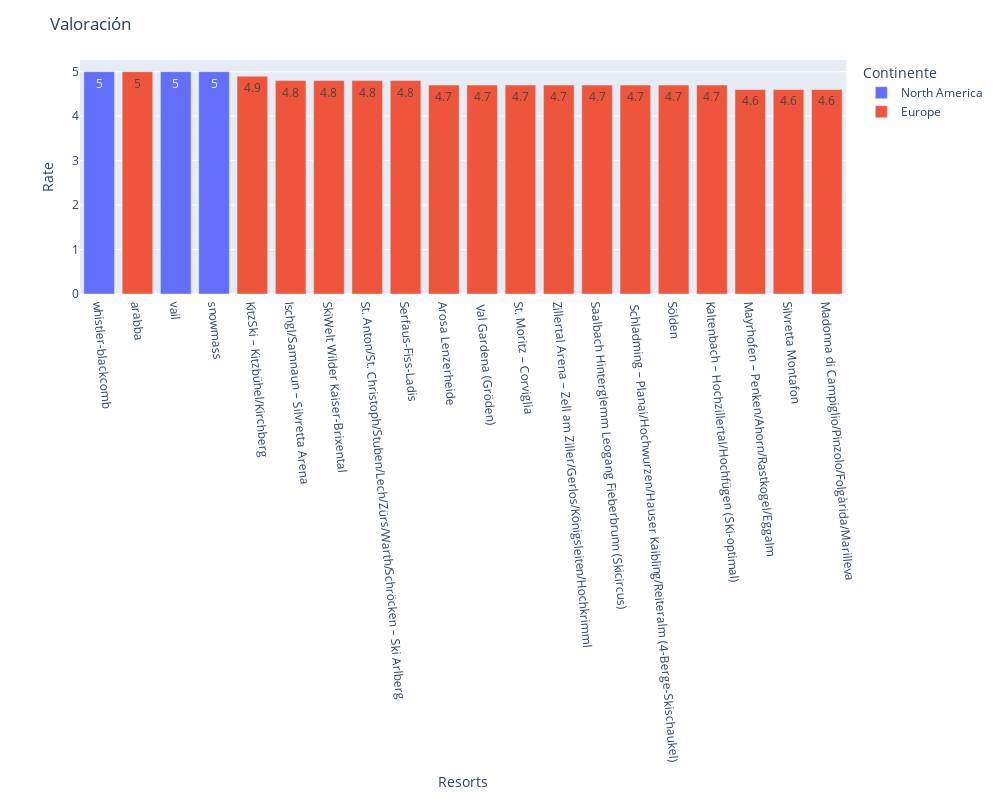

Write notebook code for a chart like this one.
### Markdown cell above
# Pie chart dividido por contienennte y cada pie chart por dificultad

### Code cell
# Visualizacion de las valoraciones de cada Resort
rate = pistas[['Nombre del Resort','Continente','Pais','Rate']].sort_values(by='Rate', ascending=False)

rate['Orden'] = range(len(rate))

resort_order = rate.sort_values(by='Orden')['Nombre del Resort'].unique()

fig = px.bar(rate.head(20), x='Nombre del Resort', y='Rate', color='Continente',
                category_orders={'Nombre del Resort': resort_order},
             labels={'Nombre del Resort': 'Resorts', 'Rate': 'Rate'},
             hover_data=['Continente'], text='Rate')

fig.update_layout(title_text='Valoración', xaxis_tickangle=85, width=1000, height=800)
fig.update_xaxes(title = 'Resorts')
fig.update_yaxes(title = 'Rate')

fig.show()

### Figure 1 — Plotly figure (JSON) as saved in the notebook; plotly's stock layout.template omitted (floating-point values rounded to 4 significant figures; data arrays with more than 128 entries replaced by an {"elided": "..."} marker saying what was removed)
{"data": [{"alignmentgroup": "True", "customdata": [["North America"], ["North America"], ["North America"]], "hovertemplate": "Continente=%{customdata[0]}<br>Resorts=%{x}<br>Rate=%{text}<extra></extra>", "legendgroup": "North America", "marker": {"color": "#636efa", "pattern": {"shape": ""}}, "name": "North America", "offsetgroup": "North America", "orientation": "v", "showlegend": true, "text": [5, 5, 5], "textposition": "auto", "type": "bar", "x": ["whistler-blackcomb", "vail", "snowmass"], "xaxis": "x", "y": [5, 5, 5], "yaxis": "y"}, {"alignmentgroup": "True", "customdata": [["Europe"], ["Europe"], ["Europe"], ["Europe"], ["Europe"], ["Europe"], ["Europe"], ["Europe"], ["Europe"], ["Europe"], ["Europe"], ["Europe"], ["Europe"], ["Europe"], ["Europe"], ["Europe"], ["Europe"]], "hovertemplate": "Continente=%{customdata[0]}<br>Resorts=%{x}<br>Rate=%{text}<extra></extra>", "legendgroup": "Europe", "marker": {"color": "#EF553B", "pattern": {"shape": ""}}, "name": "Europe", "offsetgroup": "Europe", "orientation": "v", "showlegend": true, "text": [5, 4.9, 4.8, 4.8, 4.8, 4.8, 4.7, 4.7, 4.7, 4.7, 4.7, 4.7, 4.7, 4.7, 4.6, 4.6, 4.6], "textposition": "auto", "type": "bar", "x": ["arabba", "KitzSki – Kitzbühel/Kirchberg", "Ischgl/Samnaun – Silvretta Arena", "SkiWelt Wilder Kaiser-Brixental", "St. Anton/St. Christoph/Stuben/Lech/Zürs/Warth/Schröcken – Ski Arlberg", "Serfaus-Fiss-Ladis", "Arosa Lenzerheide", " Val Gardena (Gröden)", "St. Moritz – Corviglia", "Zillertal Arena – Zell am Ziller/Gerlos/Königsleiten/Hochkrimml", "Saalbach Hinterglemm Leogang Fieberbrunn (Skicircus)", " Schladming – Planai/Hochwurzen/Hauser Kaibling/Reiteralm (4-Berge-Skischaukel)", "Sölden", "Kaltenbach – Hochzillertal/Hochfügen (SKi-optimal)", "Mayrhofen – Penken/Ahorn/Rastkogel/Eggalm", "Silvretta Montafon", "Madonna di Campiglio/Pinzolo/Folgàrida/Marilleva"], "xaxis": "x", "y": [5, 4.9, 4.8, 4.8, 4.8, 4.8, 4.7, 4.7, 4.7, 4.7, 4.7, 4.7, 4.7, 4.7, 4.6, 4.6, 4.6], "yaxis": "y"}], "layout": {"barmode": "relative", "height": 800, "legend": {"title": {"text": "Continente"}, "tracegroupgap": 0}, "margin": {"t": 60}, "title": {"text": "Valoración"}, "width": 1000, "xaxis": {"anchor": "y", "categoryarray": {"elided": "3117 str values"}, "categoryorder": "array", "domain": [0, 1], "tickangle": 85, "title": {"text": "Resorts"}}, "yaxis": {"anchor": "x", "domain": [0, 1], "title": {"text": "Rate"}}}}
